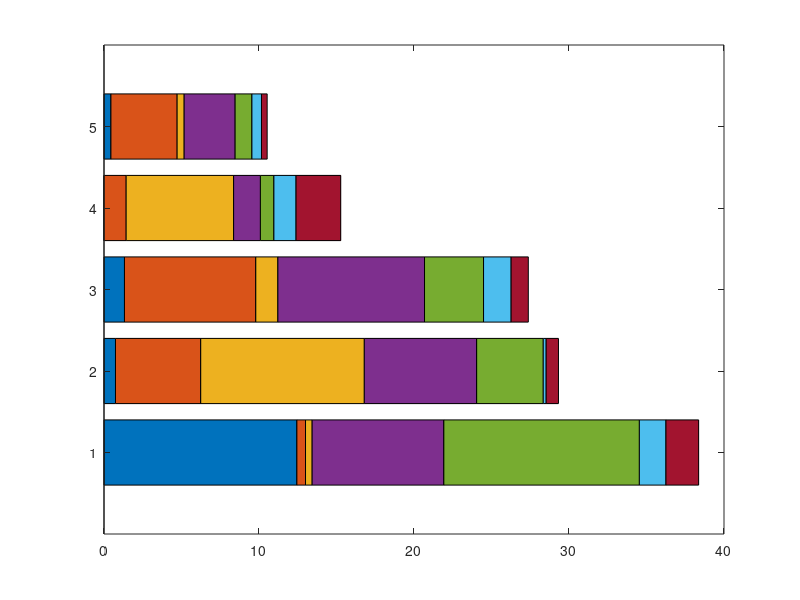

MATLAB code to generate this figure: (Note: this script raises an error after producing the figure.)
clear;
clc;
load capacities;

%% Plot initial capacities
barh(capacities/1000, 'stacked', 'DisplayName', 'capacities', 'YDataSource', 'capacities'); figure(gcf)
xlabel('Installed capacities in GW','FontS',14,'Interp','latex');
ylabel('Companies','FontS',14,'Interp','latex');

h = legend('Hydro','Nuclear','Soft coal','Hard coal','Gas','Oil','Pump') 
set(h,'Interpreter','latex')

%set(gca,'XTickLabel',{'0','5000','10000','15000','20000','25000','30000','35000','40000'})
set(gca,'YTickLabel',{'Fringe','RWE','E.ON','Vattenfall','EnBW'})

%% Plot load values

plot(totload/1000);
xlabel('Month','FontS',14,'Interp','latex');
ylabel('Load in GWh','FontS',14,'Interp','latex');
set(gca,'YLim',[35 95]);
month = [31 28 31 30 31 30 31 31 30 31 30 31];
xticks = (cumsum(month)-31)*24;
set(gca,'XTick',xticks)
set(gca,'XLim',[0 8760]);
set(gca,'XTickLabel',{'Jan','Feb','Mar', 'Apr','May','Jun','Jul','Aug','Sep','Oct','Nov', 'Dec'})

%% Plot price-quant relationship

subplot(1,2,1)
scatter(pvf(:,1)/1000,pvf(:,2),'filled','SizeData',12);
xlabel('Spot market trading volumes $< 15$ (in GWh)','FontS',14,'Interp','latex');
ylabel('Spot market prices $<100$ at EEX','FontS',14,'Interp','latex');

subplot(1,2,2)
scatter(pv2f(:,1)/1000,pv2f(:,2),'filled','SizeData',12);
xlabel('Hourly load values (in GWh)','FontS',14,'Interp','latex');
ylabel('Spot market prices $<100$ at EEX','FontS',14,'Interp','latex');

%% Plot stochastic intercept

plot(transpose(intercept)/1000,'Color','Blue','LineWidth',2)
xlabel('Time','FontS',18,'Interp','latex');
ylabel('Demand function intercept (in GWh)','FontS',18,'Interp','latex');
set(gca,'XTick',1:1:6);
set(gca,'XTickLabel',0:5)
box off
